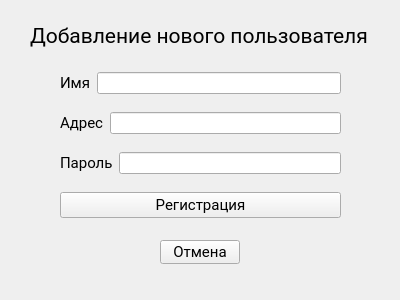
<?xml version="1.0" encoding="UTF-8"?>
<ui version="4.0">
 <class>registrationform</class>
 <widget class="QWidget" name="registrationform">
  <property name="geometry">
   <rect>
    <x>0</x>
    <y>0</y>
    <width>400</width>
    <height>300</height>
   </rect>
  </property>
  <property name="minimumSize">
   <size>
    <width>400</width>
    <height>300</height>
   </size>
  </property>
  <property name="maximumSize">
   <size>
    <width>400</width>
    <height>300</height>
   </size>
  </property>
  <property name="windowTitle">
   <string>Регистрация пользователя</string>
  </property>
  <widget class="QWidget" name="layoutWidget">
   <property name="geometry">
    <rect>
     <x>60</x>
     <y>60</y>
     <width>281</width>
     <height>171</height>
    </rect>
   </property>
   <layout class="QVBoxLayout" name="verticalLayout">
    <item>
     <layout class="QHBoxLayout" name="horizontalLayout">
      <item>
       <widget class="QLabel" name="label">
        <property name="font">
         <font>
          <family>Roboto</family>
          <pointsize>11</pointsize>
         </font>
        </property>
        <property name="text">
         <string>Имя</string>
        </property>
       </widget>
      </item>
      <item>
       <widget class="QLineEdit" name="nameLineEdit"/>
      </item>
     </layout>
    </item>
    <item>
     <layout class="QHBoxLayout" name="horizontalLayout_2">
      <item>
       <widget class="QLabel" name="label_2">
        <property name="font">
         <font>
          <family>Roboto</family>
          <pointsize>11</pointsize>
         </font>
        </property>
        <property name="text">
         <string>Адрес</string>
        </property>
       </widget>
      </item>
      <item>
       <widget class="QLineEdit" name="emailLineEdit"/>
      </item>
     </layout>
    </item>
    <item>
     <layout class="QHBoxLayout" name="horizontalLayout_3">
      <item>
       <widget class="QLabel" name="label_3">
        <property name="font">
         <font>
          <family>Roboto</family>
          <pointsize>11</pointsize>
         </font>
        </property>
        <property name="text">
         <string>Пароль</string>
        </property>
       </widget>
      </item>
      <item>
       <widget class="QLineEdit" name="passwordLineEdit"/>
      </item>
     </layout>
    </item>
    <item>
     <widget class="QPushButton" name="registerButton">
      <property name="font">
       <font>
        <family>Roboto</family>
        <pointsize>11</pointsize>
       </font>
      </property>
      <property name="text">
       <string>Регистрация</string>
      </property>
     </widget>
    </item>
   </layout>
  </widget>
  <widget class="QPushButton" name="pushButton">
   <property name="geometry">
    <rect>
     <x>160</x>
     <y>240</y>
     <width>80</width>
     <height>24</height>
    </rect>
   </property>
   <property name="font">
    <font>
     <family>Roboto</family>
     <pointsize>11</pointsize>
    </font>
   </property>
   <property name="text">
    <string>Отмена</string>
   </property>
  </widget>
  <widget class="QLabel" name="label_4">
   <property name="geometry">
    <rect>
     <x>30</x>
     <y>20</y>
     <width>341</width>
     <height>31</height>
    </rect>
   </property>
   <property name="font">
    <font>
     <family>Roboto</family>
     <pointsize>16</pointsize>
    </font>
   </property>
   <property name="text">
    <string>Добавление нового пользователя</string>
   </property>
  </widget>
 </widget>
 <resources/>
 <connections/>
</ui>
